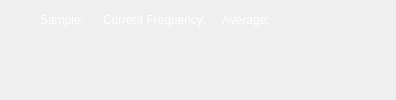
            <widget class="QWidget" name="stackedWidgetPage1">
             <layout class="QVBoxLayout" name="verticalLayout_5">
              <property name="spacing">
               <number>0</number>
              </property>
              <property name="leftMargin">
               <number>0</number>
              </property>
              <property name="topMargin">
               <number>0</number>
              </property>
              <property name="rightMargin">
               <number>0</number>
              </property>
              <property name="bottomMargin">
               <number>0</number>
              </property>
              <item>
               <widget class="QWidget" name="widgetPlotContainer" native="true">
                <property name="styleSheet">
                 <string notr="true"/>
                </property>
                <property name="plot_container" stdset="0">
                 <bool>true</bool>
                </property>
                <layout class="QVBoxLayout" name="verticalLayout_13">
                 <property name="spacing">
                  <number>0</number>
                 </property>
                 <property name="leftMargin">
                  <number>0</number>
                 </property>
                 <property name="topMargin">
                  <number>0</number>
                 </property>
                 <property name="rightMargin">
                  <number>0</number>
                 </property>
                 <property name="bottomMargin">
                  <number>0</number>
                 </property>
                 <item>
                  <widget class="QWidget" name="statusWidget" native="true">
                   <layout class="QVBoxLayout" name="verticalLayout_18">
                    <property name="spacing">
                     <number>0</number>
                    </property>
                    <property name="leftMargin">
                     <number>0</number>
                    </property>
                    <property name="topMargin">
                     <number>0</number>
                    </property>
                    <property name="rightMargin">
                     <number>0</number>
                    </property>
                    <property name="bottomMargin">
                     <number>0</number>
                    </property>
                    <item>
                     <layout class="QGridLayout" name="gridLayout">
                      <property name="topMargin">
                       <number>10</number>
                      </property>
                      <property name="rightMargin">
                       <number>20</number>
                      </property>
                      <property name="horizontalSpacing">
                       <number>15</number>
                      </property>
                      <property name="verticalSpacing">
                       <number>0</number>
                      </property>
                      <item row="0" column="3">
                       <widget class="QLabel" name="currentAverageLabel">
                        <property name="sizePolicy">
                         <sizepolicy hsizetype="Fixed" vsizetype="Fixed">
                          <horstretch>0</horstretch>
                          <verstretch>0</verstretch>
                         </sizepolicy>
                        </property>
                        <property name="styleSheet">
                         <string notr="true">color:white;</string>
                        </property>
                        <property name="text">
                         <string>Average: </string>
                        </property>
                       </widget>
                      </item>
                      <item row="1" column="3">
                       <widget class="QLabel" name="errorLabel">
                        <property name="minimumSize">
                         <size>
                          <width>0</width>
                          <height>0</height>
                         </size>
                        </property>
                        <property name="styleSheet">
                         <string notr="true">font-weight: bold;
color:  red;</string>
                        </property>
                        <property name="text">
                         <string/>
                        </property>
                       </widget>
                      </item>
                      <item row="0" column="0">
                       <spacer name="horizontalSpacer_7">
                        <property name="orientation">
                         <enum>Qt::Horizontal</enum>
                        </property>
                        <property name="sizeType">
                         <enum>QSizePolicy::Fixed</enum>
                        </property>
                        <property name="sizeHint" stdset="0">
                         <size>
                          <width>40</width>
                          <height>20</height>
                         </size>
                        </property>
                       </spacer>
                      </item>
                      <item row="0" column="1">
                       <widget class="QLabel" name="currentSampleLabel">
                        <property name="sizePolicy">
                         <sizepolicy hsizetype="Fixed" vsizetype="Fixed">
                          <horstretch>0</horstretch>
                          <verstretch>0</verstretch>
                         </sizepolicy>
                        </property>
                        <property name="styleSheet">
                         <string notr="true">color:white;</string>
                        </property>
                        <property name="text">
                         <string>Sample: </string>
                        </property>
                       </widget>
                      </item>
                      <item row="1" column="7">
                       <spacer name="horizontalSpacer_8">
                        <property name="orientation">
                         <enum>Qt::Horizontal</enum>
                        </property>
                        <property name="sizeType">
                         <enum>QSizePolicy::Fixed</enum>
                        </property>
                        <property name="sizeHint" stdset="0">
                         <size>
                          <width>40</width>
                          <height>20</height>
                         </size>
                        </property>
                       </spacer>
                      </item>
                      <item row="0" column="4">
                       <spacer name="horizontalSpacer_6">
                        <property name="orientation">
                         <enum>Qt::Horizontal</enum>
                        </property>
                        <property name="sizeHint" stdset="0">
                         <size>
                          <width>40</width>
                          <height>20</height>
                         </size>
                        </property>
                       </spacer>
                      </item>
                      <item row="1" column="1">
                       <widget class="QLabel" name="dcLabel">
                        <property name="styleSheet">
                         <string notr="true">color:white;</string>
                        </property>
                        <property name="text">
                         <string/>
                        </property>
                       </widget>
                      </item>
                      <item row="1" column="6">
                       <widget class="QLabel" name="statusLabel">
                        <property name="styleSheet">
                         <string notr="true">color:white;</string>
                        </property>
                        <property name="text">
                         <string/>
                        </property>
                       </widget>
                      </item>
                      <item row="0" column="2">
                       <widget class="QLabel" name="currentFrequencyLabel">
                        <property name="sizePolicy">
                         <sizepolicy hsizetype="Fixed" vsizetype="Fixed">
                          <horstretch>0</horstretch>
                          <verstretch>0</verstretch>
                         </sizepolicy>
                        </property>
                        <property name="styleSheet">
                         <string notr="true">color:white;</string>
                        </property>
                        <property name="text">
                         <string>Current Frequency:</string>
                        </property>
                       </widget>
                      </item>
                      <item row="1" column="2">
                       <widget class="QLabel" name="gainLabel">
                        <property name="styleSheet">
                         <string notr="true">color:white;</string>
                        </property>
                        <property name="text">
                         <string/>
                        </property>
                       </widget>
                      </item>
                     </layout>
                    </item>
                   </layout>
                  </widget>
                 </item>
                 <item>
                  <layout class="QGridLayout" name="gridLayout_plots"/>
                 </item>
                 <item>
                  <widget class="adiscope::InstrumentNotes" name="instrumentNotes" native="true"/>
                 </item>
                </layout>
               </widget>
              </item>
             </layout>
            </widget>
